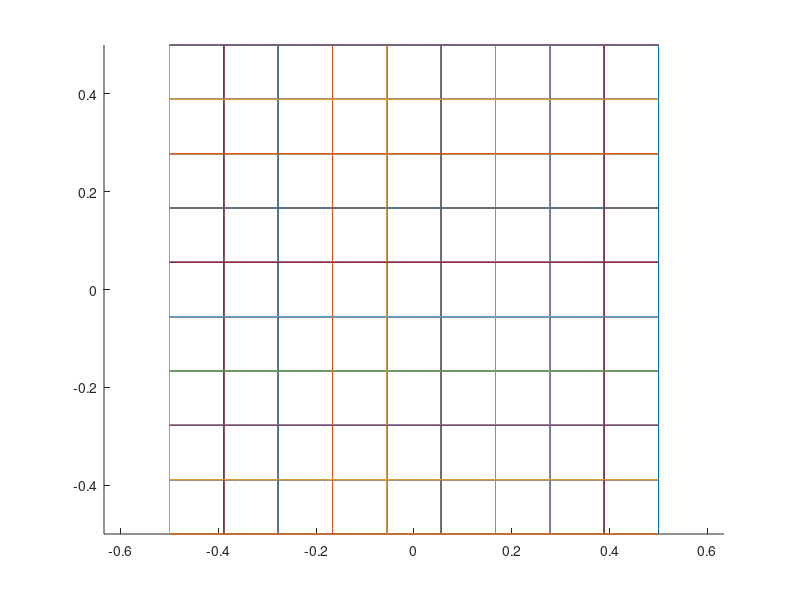

Recreate this plot in MATLAB. (Note: this script raises an error after producing the figure.)
function CUBE

n1 = 10;
n2 = 10;
n3 = 10;

display(['Pocet bunek site je: ', num2str(n1*n2*n3)]);

X = zeros(n1,n2,n3);
Y = zeros(n1,n2,n3);
Z = zeros(n1,n2,n3);

z = linspace(0,1,n3);
I = 1:n1;
J = 1:n2;
for k = 1:n3
    [Xp,Yp] = fun(n1,n2,z(k));
    X(I,J,k) = Xp;
    Y(I,J,k) = Yp;
    Z(I,J,k) = z(k);
end

ind = zeros(n1,n2,n3);
P = zeros(n1*n2*n3,3);
s = 1;
for i = 1:n1
    for j = 1:n2
        for k = 1:n3
            ind(i,j,k) = s;
            P(s,:) = [X(i,j,k),Y(i,j,k),Z(i,j,k)];
            s = s + 1;
        end
    end
end

nq = (n1-1)*(n2-1)*(n3-1);
QP = zeros(nq,8);
s = 1;
for i = 1:n1-1
    for j = 1:n2-1
        for k = 1:n3-1
            v = [ind(i,j,k),ind(i+1,j,k),ind(i+1,j+1,k),ind(i,j+1,k),ind(i,j,k+1),ind(i+1,j,k+1),ind(i+1,j+1,k+1),ind(i,j+1,k+1)];
            QP(s,:) = v;
            s = s + 1;
        end
    end
end

% boundary condition
bound = [];

save 'P' P;
save 'QP' QP;

if(1 == 1)
    figure;
    hold on;
    for k = 1:n3;
        for i = 1:n1
            plot3(X(i,:,k),Y(i,:,k),Z(i,:,k));
        end
        for j = 1:n2
            plot3(X(:,j,k),Y(:,j,k),Z(:,j,k));
        end
    end
    axis equal;
end


dlmwrite('geometry/vertices.txt', P, 'delimiter', ' ', 'precision', 16);
dlmwrite('geometry/meshIndexes.txt', QP-1, 'delimiter', ' ');
dlmwrite('geometry/boundaryType.txt', bound(:,[5,3,4]), 'delimiter', ' ');
dlmwrite('geometry/elementType.txt', 4*ones(size(TP,1),1), 'delimiter', ' ');


function ind = face(k)
    switch k
        case(1)
            ind = [0, 1, 2, 3]+1;
        case(2)
            ind = [4, 7, 6, 5]+1;
        case(3)
            ind = [0, 4, 5, 1]+1;
        case(4)
            ind = [1, 5, 6, 2]+1;
        case(5)
            ind = [2, 6, 7, 3]+1;
        case(6)
            ind = [3, 7, 4, 0]+1;
    end


function [X,Y] = fun(n1,n2,z)
X = zeros(n1,n2);
Y = zeros(n1,n2);

% prvni cast
x = linspace(-0.5,0.5,n1);
y = linspace(-0.5,0.5,n2);
for i = 1:n1
    for j = 1:n2
        X(i,j) = x(i);
        Y(i,j) = y(j);
    end
end














